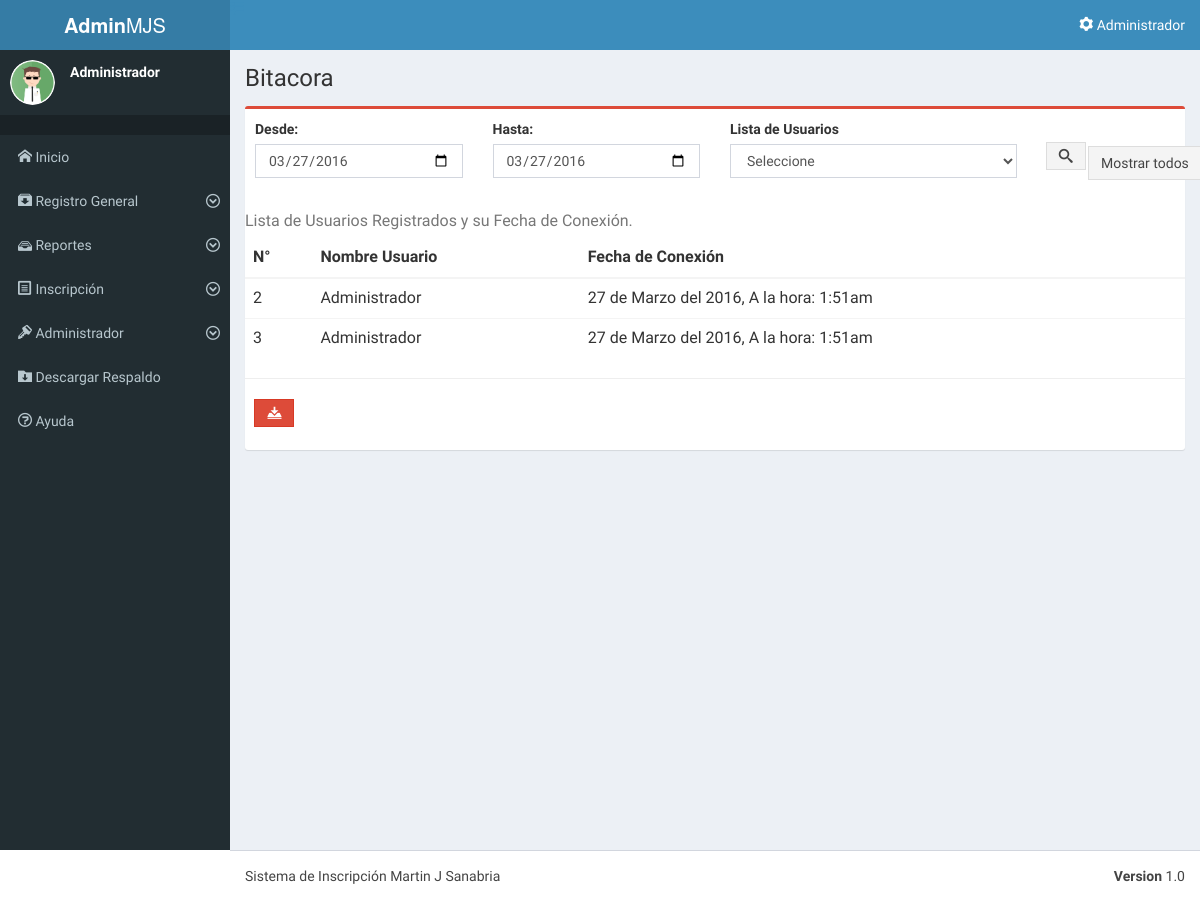
Page /vista/bitacora.php (signed in) on the committed database.
### tables this page shows
CREATE TABLE IF NOT EXISTS `bitacora` (
  `id_bitacora` int(11) NOT NULL AUTO_INCREMENT,
  `id_usuario` int(11) NOT NULL,
  `fecha` varchar(20) NOT NULL,
  PRIMARY KEY (`id_bitacora`),
  KEY `id_usuario` (`id_usuario`)
);

CREATE TABLE IF NOT EXISTS `usuarios` (
  `id_usuario` int(11) NOT NULL AUTO_INCREMENT,
  `cedula_usuario` varchar(10) NOT NULL,
  `nombre_usuario` varchar(50) NOT NULL,
  `login_usuario` varchar(15) NOT NULL,
  `pass_usuario` varchar(15) NOT NULL,
  `status_usuario` int(1) NOT NULL,
  `perfil_usuario` int(1) NOT NULL,
  `email_usuario` varchar(50) NOT NULL,
  `sexo_usuario` varchar(1) NOT NULL,
  PRIMARY KEY (`id_usuario`),
  KEY `id_usuario` (`id_usuario`),
  KEY `perfil_usuario` (`perfil_usuario`),
  KEY `status_usuario` (`status_usuario`)
);

### vista/bitacora.php (the view, shortened to what this page needs)
<?php
include_once "menu.php";
$buscar='';
if(isset($_POST['buscar'])){
	$desde=date("d-m-Y", strtotime($_POST['desde']));
	$hasta=date("d-m-Y", strtotime($_POST['hasta']));
	if(isset($_POST['usuario'])){
		$buscar="AND b.id_usuario=".$_POST['usuario']."";
	}
}else{
	$desde=date('d-m-Y');
	$hasta=date('d-m-Y');
}
$sql="SELECT * FROM usuarios a, bitacora b WHERE a.id_usuario=b.id_usuario AND b.fecha BETWEEN '".$desde." 00:00:00' AND '".$hasta." 23:59:59' ".$buscar." ORDER BY id_bitacora";
$result = mysql_query($sql);
?>
<div class="content-wrapper">
	<section class="content-header">
		<h1>Bitacora</h1>
	</section>
	<section class="content">
		<div class="row">
			<div class="col-md-12">
				<div class="box box-danger">
					<div class="box-body">
						<div class="row">
							<form action="bitacora.php" method="POST">
								<div class="col-md-3">
									<div class="form-group">
										<label for="exampleInputPassword1">Desde:</label>
										<input type="date" class="form-control" name="desde" id="exampleInputPassword1" value="<?php echo date('Y-m-d', strtotime($desde));?>">
									</div>
								</div>
								<div class="col-md-3">
									<div class="form-group">
										<label for="#">Hasta:</label>
										<input type="date" class="form-control" name="hasta" id="exampleInputPassword1" value="<?php echo date('Y-m-d', strtotime($hasta));?>">
									</div>
								</div>
								<div class="col-md-4">
									<div class="form-group">
										<label for="#">Lista de Usuarios</label>
										<select class="form-control" name="usuario">
											<option value="#" selected disabled>Seleccione</option>
										</select>
									</div>
								</div>
								<div class="col-md-2">
									<div class="input-group" style="
										margin-top: 18%;
										">
										<span class="input-group-btn">
											<button class="btn btn-default" type="submit" value="buscar" name="buscar"><span class="icon-search"></span></button>
										</span>
										</div>
										<div class="input-group" style="
											margin-top: -19%;
											margin-left: 33%;
											">
											<span class="input-group-btn">
												<a href="bitacora.php" class="btn btn-default">Mostrar todos</a>
											</span>
											</div>
										</div>
									</div>
							</div>
							<table class="table">
								<caption>Lista de Usuarios Registrados y su Fecha de Conexión.</caption>
								<thead>
									<tr>
										<th align="center">N°</th>
										<th align="center">Nombre Usuario</th>
										<th align="center">Fecha de Conexión</th>
									</tr>
								</thead>
								<tbody>
									<?php while ($row = mysql_fetch_array($result)){?>
									<tr>
										<td><?php echo $row['id_bitacora'] ?></td>
										<td><?php echo $row['nombre_usuario'] ?></td>
										<td>
											<?php
											$fecha = $row['fecha'];
											$arr = array(
											'January' => 'Enero',
											'February' => 'Febrero',
											'March' => 'Marzo',
											'April' => 'Abril',
											'May' => 'Mayo',
											'June' => 'Junio',
											'July' => 'Julio',
											'August' => 'Agosto',
											'September' => 'Septiembre',
											'October' => 'Octubre',
											'November' => 'Noviembre',
											'December' => 'Diciembre'
											);
											$mes = $arr[date('F', strtotime($fecha))];
											echo date('d' , strtotime($fecha))." de ".$mes." del ".date('Y').", A la hora: ".date('G:ia');
											?>
										</td>
									</tr>
									<?php } ?>
								</tbody>
							</table>
							<hr>
							<div class="text-left" style="    margin-left: 1%;
								padding-bottom: 1%;">
								<form name="form1" id="form1" method="POST" action="../controlador/reporte_bitacora.php">
									<button class="btn btn-danger" href="#" role="button" style="border-radius: 0;" data-toggle="tooltip" data-placement="top" title="Descargar" type="submit"><span class="icon-download2"></span></button>
								</form>
							</div>
						</div>
					</div>
				</div>
			</div>
		</div>
		<footer class="main-footer">
			<div class="pull-right hidden-xs">
				<b>Version</b> 1.0
			</div>
			Sistema de Inscripci&oacute;n Martin J Sanabria
		</footer>
</body>
</html>

### rows in the picture
bitacora: id_bitacora "2", id_usuario.nombre_usuario "Administrador", fecha "27", fecha "Marzo"
bitacora: id_bitacora "3", id_usuario.nombre_usuario "Administrador", fecha "27", fecha "Marzo"

### other values in the picture
$_SESSION['usuario'] "Administrador"
